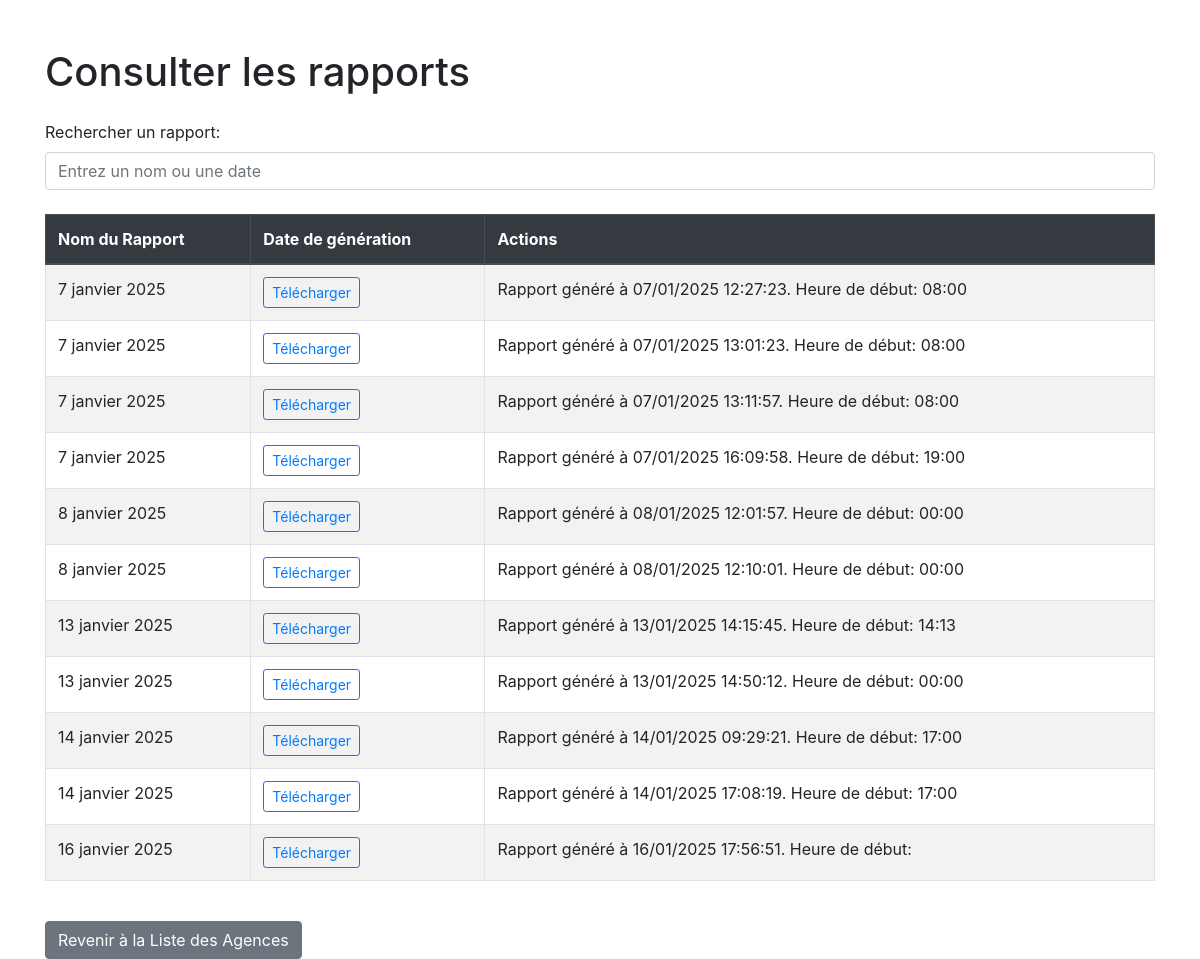
Page /agences/consulter_rapports on the committed database.
### cloture/models.py (models this page shows, shortened)
class RapportAgence(models.Model):
    date = models.DateField()
    fichier_pdf = models.FileField(upload_to='rapports/', null=True, blank=True)
    observations = models.TextField(null=True, blank=True)

### cloture/views.py (the view)
# urls.py: path('agences/consulter_rapports', views.consulter_rapports, name='liste_rapports'),
def consulter_rapports(request):
    rapports = RapportAgence.objects.all()
    return render(request, 'cloture/consulter_rapports.html', {'rapports': rapports})

### cloture/templates/cloture/consulter_rapports.html (shortened to what this page needs)
<!DOCTYPE html>
<html lang="fr">
<head>
    <link href="https://stackpath.bootstrapcdn.com/bootstrap/4.5.2/css/bootstrap.min.css" rel="stylesheet" />
</head>
<body>
    <div class="container mt-5">
        <h1>Consulter les rapports</h1>
        <div class="form-group mt-4">
            <label for="searchInput">Rechercher un rapport:</label>
            <input type="text" class="form-control" id="searchInput" placeholder="Entrez un nom ou une date" />
        </div>
        {% if rapports %}
        <div class="table-responsive mt-4">
            <table class="table table-bordered table-striped" id="rapportTable">
                <thead class="thead-dark">
                    <tr>
                        <th>Nom du Rapport</th>
                        <th>Date de génération</th>
                        <th>Actions</th>
                    </tr>
                </thead>
                <tbody>
                    {% for rapport in rapports %}
                    <tr>
                        <td>{{ rapport.date }}</td>
                        <td>
                            {% if rapport.fichier_pdf %}
                                <a href="{{ rapport.fichier_pdf.url }}" class="btn btn-sm btn-outline-primary" target="_blank">Télécharger</a>
                            {% else %}
                                <span>Aucun fichier PDF disponible</span>
                            {% endif %}
                        </td>
                        <td>{{ rapport.observations }}</td>
                    </tr>
                    {% endfor %}
                </tbody>
            </table>
        </div>
        {% else %}
        <div class="alert alert-warning mt-4" role="alert">
            Aucun rapport disponible dans la base de données.
        </div>
        {% endif %}
        <a href="{% url 'liste_agences' %}" class="btn btn-secondary mt-4">Revenir à la Liste des Agences</a>
    </div>
</body>
</html>

### rows in the picture
RapportAgence: date "7 janvier 2025", observations "Rapport généré à 07/01/2025 12:27:23. Heure de début: 08:00"
RapportAgence: date "7 janvier 2025", observations "Rapport généré à 07/01/2025 13:01:23. Heure de début: 08:00"
RapportAgence: date "7 janvier 2025", observations "Rapport généré à 07/01/2025 13:11:57. Heure de début: 08:00"
RapportAgence: date "7 janvier 2025", observations "Rapport généré à 07/01/2025 16:09:58. Heure de début: 19:00"
RapportAgence: date "8 janvier 2025", observations "Rapport généré à 08/01/2025 12:01:57. Heure de début: 00:00"
RapportAgence: date "8 janvier 2025", observations "Rapport généré à 08/01/2025 12:10:01. Heure de début: 00:00"
RapportAgence: date "13 janvier 2025", observations "Rapport généré à 13/01/2025 14:15:45. Heure de début: 14:13"
RapportAgence: date "13 janvier 2025", observations "Rapport généré à 13/01/2025 14:50:12. Heure de début: 00:00"
RapportAgence: date "14 janvier 2025", observations "Rapport généré à 14/01/2025 09:29:21. Heure de début: 17:00"
RapportAgence: date "14 janvier 2025", observations "Rapport généré à 14/01/2025 17:08:19. Heure de début: 17:00"
RapportAgence: date "16 janvier 2025", observations "Rapport généré à 16/01/2025 17:56:51. Heure de début:"
